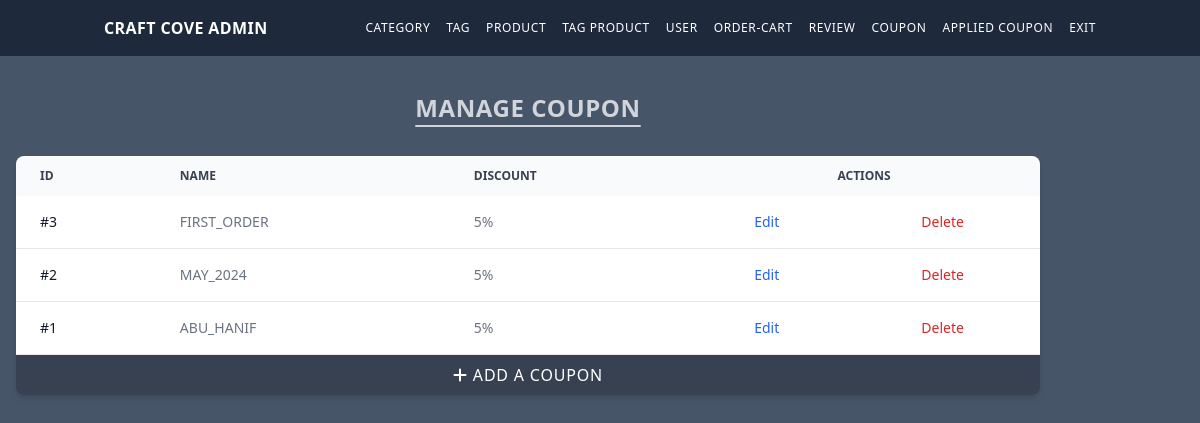
Page /admin_coupon.php (signed in) on the earlier database version.
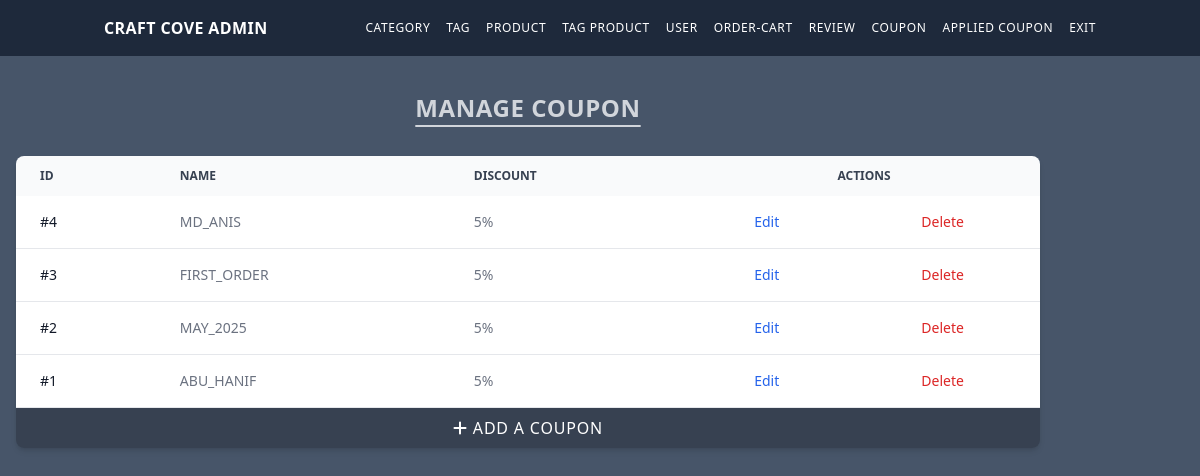
Same page on the later database version.
### tables this page shows
CREATE table coupon_code
(
    id       INT PRIMARY KEY AUTO_INCREMENT,
    name     VARCHAR(255) NOT NULL  UNIQUE,
    discount INT DEFAULT 5
);

### admin_coupon.php (the view, shortened to what this page needs)
<?php require 'helpers.php'; ?>
<?php loadPartial('admin_header'); ?>
<?php
global $conn;
$sql = "SELECT * FROM coupon_code order by id desc";
$result = $conn->query($sql);
?>
<div class="container mt-5">
    <h1 class="text-gray-300 text-2xl tracking-wide uppercase text-center font-semibold underline underline-offset-8 mb-8">
        Manage Coupon</h1>
    <div class="relative overflow-x-auto shadow-md sm:rounded-lg">
        <table class="w-full text-sm text-left rtl:text-right text-gray-500 dark:text-gray-400">
            <thead class="text-xs text-gray-700 uppercase bg-gray-50 dark:bg-gray-700 dark:text-gray-400">
            <tr>
                <th scope="col" class="px-6 py-3">
                    ID
                </th>
                <th scope="col" class="px-6 py-3">
                    Name
                </th>
                <th scope="col" class="px-6 py-3">
                    Discount
                </th>
                <th colspan="2" scope="col" class="px-6 py-3 text-center">
                    Actions
                </th>
            </tr>
            </thead>
            <tbody>
            <?php while ($row = mysqli_fetch_assoc($result)) : ?>
                <tr class="bg-white border-b dark:bg-gray-800 dark:border-gray-700 hover:bg-gray-50 dark:hover:bg-gray-600">
                    <th scope="row" class="px-6 py-4 font-medium text-gray-900 whitespace-nowrap dark:text-white">
                        #<?= $row['id'] ?>
                    </th>
                    <td class="px-6 py-4">
                        <?= $row['name'] ?>
                    </td>
                    <td class="px-6 py-4">
                        <?= $row['discount'] ?>%
                    </td>
                    <td class="px-6 py-4 text-center">
                        <a href="admin_coupon_edit.php?id=<?= $row['id'] ?>"
                           class="font-medium text-blue-600 dark:text-blue-500 hover:underline">Edit</a>
                    </td>
                    <td class="px-6 py-4 text-center">
                        <a href="admin_coupon_delete.php?id=<?= $row['id'] ?>"
                           class="font-medium text-red-600 dark:text-red-500 hover:underline">Delete</a>
                    </td>
                </tr>
            <?php endwhile; ?>
            </tbody>
        </table>
        <a href="admin_coupon_add.php"
           class="text-white bg-gray-700 w-full block uppercase text-center py-2 tracking-wider"><i
                    class="fa-solid fa-plus"></i> Add a coupon</a>
    </div>
</div>
<?php loadPartial('admin_footer'); ?>

### helpers.php (shortened to what this page needs)
<?php
function basePath($path = '')
{
    return __DIR__ . '/' . $path;
}
function loadPartial($name)
{
    $partialPath = basePath("{$name}.php");
    if (file_exists($partialPath)) {
        require $partialPath;
    } else {
        echo "Partial '{$name}' not found.";
    }
}

### admin_header.php (shortened to what this page needs)
<!doctype html>
<html lang="en">
<head>
    <script src="https://cdn.tailwindcss.com"></script>
    <link rel="stylesheet" href="https://cdnjs.cloudflare.com/ajax/libs/font-awesome/6.5.2/css/all.min.css"
/>
</head>
<body class="bg-slate-600">
<nav class="bg-slate-800">
    <div class="container mx-auto px-4">
        <div class="flex justify-between items-center py-4">
            <a class="text-white text-md tracking-wide font-semibold uppercase" href="admin.php">Craft Cove Admin</a>
            <ul class="hidden lg:flex lg:justify-end lg:items-center space-x-4 uppercase text-xs tracking-wider">
                <li><a class="text-white hover:text-gray-300 hover:underline hover:underline-offset-8"
                       href="admin_category.php">Category</a></li>
                <li><a class="text-white hover:text-gray-300 hover:underline hover:underline-offset-8"
                       href="admin_tag.php">Tag</a></li>
                <li><a class="text-white hover:text-gray-300 hover:underline hover:underline-offset-8"
                       href="admin_product.php">Product</a></li>
                <li><a class="text-white hover:text-gray-300 hover:underline hover:underline-offset-8"
                       href="admin_tag_product.php">Tag Product</a></li>
                <li><a class="text-white hover:text-gray-300 hover:underline hover:underline-offset-8"
                       href="admin_user.php">User</a></li>
                <li><a class="text-white hover:text-gray-300 hover:underline hover:underline-offset-8"
                       href="admin_cart_order.php">Order-Cart</a></li>
                <li><a class="text-white hover:text-gray-300 hover:underline hover:underline-offset-8"
                       href="admin_review.php">Review</a></li>
                <li><a class="text-white hover:text-gray-300 hover:underline hover:underline-offset-8"
                       href="admin_coupon.php">Coupon</a></li>
                <li><a class="text-white hover:text-gray-300 hover:underline hover:underline-offset-8"
                       href="admin_applied_coupon.php">applied Coupon</a></li>
                <li><a class="text-white hover:text-gray-300 hover:underline hover:underline-offset-8" href="index.php">Exit</a>
                </li>
            </ul>
        </div>
    </div>
</nav>
<main class="p-4 mx-auto text-gray-300">

### admin_footer.php (shortened to what this page needs)
</main>
</body>
</html>

Differences in the rows shown:
added coupon_code: id "4", name "MD_ANIS", discount "5"
changed coupon_code id 2: name "MAY_2024" → "MAY_2025"
